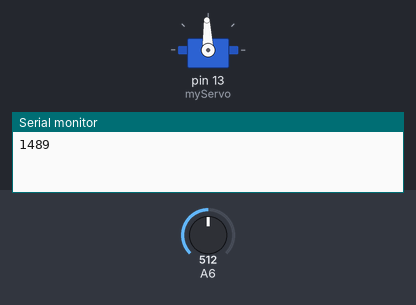
The sketch below on a simulated Arduino Nano, built with avr-gcc and run on an emulated ATmega328P. Parts: servo, the last lines printed to the serial monitor. The test bench sets the inputs (shaded band); at power-on: A6 = 512.

Above: at 1.2 s.
1.3 s: A6 set to 716
At 3.1 s:
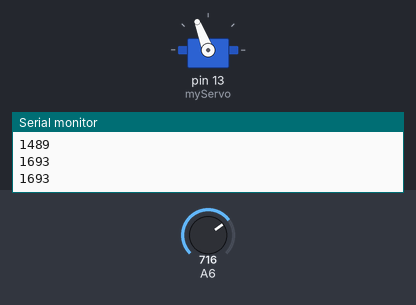
3.5 s: A6 set to 900
At 5.2 s:
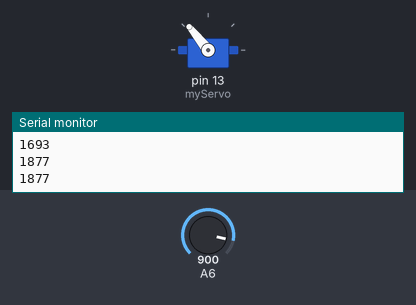
5.5 s: A6 set to 1023
At 6.5 s:
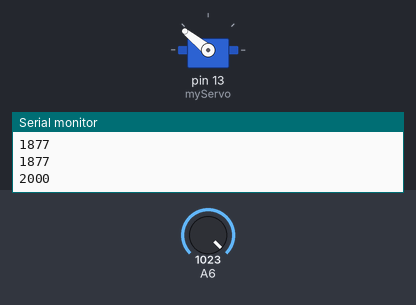
7.5 s: A6 set to 306
At 8.8 s:
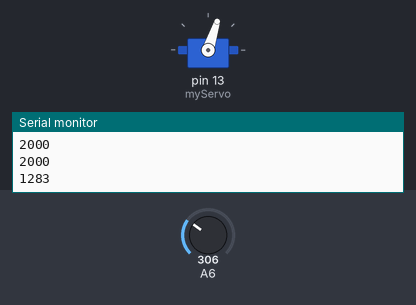
9.5 s: A6 set to 511
At 11.0 s:
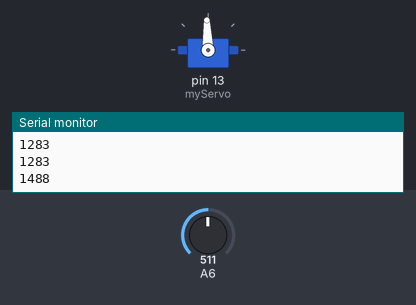
Timing chart, 0 to 12.5 s (numbered marks = the images above; inputs shaded):
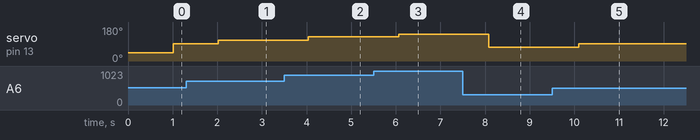

Measured:
- after the input at 1.3 s, servo on pin 13 (myServo): 92° → 111° after 0.72 s
- after the input at 3.5 s, servo on pin 13 (myServo): 111° → 129° after 0.54 s
- after the input at 5.5 s, servo on pin 13 (myServo): 129° → 141° after 0.56 s
- after the input at 7.5 s, servo on pin 13 (myServo): 141° → 72° after 0.58 s
- after the input at 9.5 s, servo on pin 13 (myServo): 72° → 92° after 0.60 s

The sketch:

dt.ino
```cpp
#include <Servo.h>

Servo myServo;
int c1 = 0;  // declares variable c1
int c2 = 0;  // declares variable c1
String comStr = "";
int comInt = 0;

void setup() {
  // put your setup code here, to run once:
  Serial.begin(115200);          // start serial port
  while (Serial.read() >= 0) {}  // clear serial port's buffer
  //pinMode(pot, INPUT);
  myServo.attach(13);               // attach myServo to GPIO_09
  myServo.writeMicroseconds(1000);  // set initial PWM to minimal
}

void loop() {
  // put your main code here, to run repeatedly:
  // if (Serial.available() > 0) {
  // listen the Serial port, run the code when something catched..
  delay(10);
  comStr = Serial.readString();            // read out the string
  comInt = comStr.toInt();                 // convert the string to integer
  comInt = constrain(comInt, 1000, 2000);  // limit the integer between to 1000 and 2000
  c1 = analogRead(A6);       //ADC采样A6引脚用于控制转速
  c2 = (c1 + 977);
  Serial.println(c2);             // show the integer number on Serial Monitor
  myServo.writeMicroseconds(c2);  // write the integer number to Servo in unit of micro-second
                                  // }
}
```
